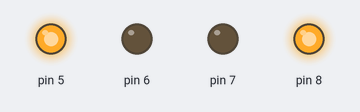
Recording of a sketch running on a simulated Arduino Uno, built with avr-gcc and run on an emulated ATmega328P. On the bench: output pins drawn as LEDs (lit = HIGH).

Above: at 0.5 s.
At 17.5 s:
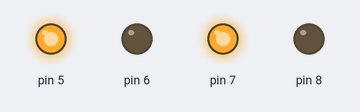
At 25.9 s:
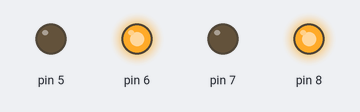
Timing chart, 0 to 36.2 s (numbered marks = the images above):
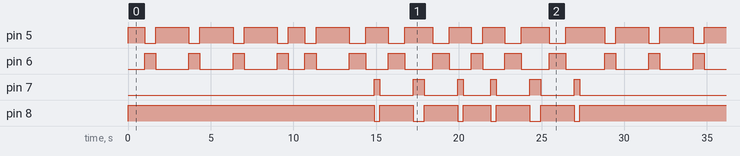

Measured:
- by itself, pin 5, pin 6: moves between LOW and HIGH, repeating every 27.8 s
- by itself, pin 7: repeats every 27.8 s: LOW 2.0 s, HIGH 0.68 s, LOW 2.0 s, HIGH 0.34 s, LOW 1.7 s, HIGH 0.34 s, LOW 2.0 s, HIGH 0.68 s, LOW 2.0 s, HIGH 0.34 s, LOW 15.4 s, HIGH 0.34 s
- by itself, pin 8: repeats every 27.8 s: LOW 0.34 s, HIGH 2.0 s, LOW 0.68 s, HIGH 2.0 s, LOW 0.34 s, HIGH 1.7 s, LOW 0.34 s, HIGH 2.0 s, LOW 0.68 s, HIGH 2.0 s, LOW 0.34 s, HIGH 15.4 s

The sketch:

buggy_shape_tracer.ino
```cpp
void setup() {
  for(int i=5;i<=8;i++)
    pinMode(i,OUTPUT);
}
void forward() {
  digitalWrite(5,HIGH);
  digitalWrite(8,HIGH);
  digitalWrite(6,LOW);
  digitalWrite(7,LOW);
}
void clockwise(float angle) {
  digitalWrite(5,HIGH);
  digitalWrite(8,LOW);
  digitalWrite(6,LOW);
  digitalWrite(7,HIGH);
  delay(int(angle*7.50163));
}
void anticlockwise(float angle) {
  digitalWrite(5,LOW);
  digitalWrite(8,HIGH);
  digitalWrite(6,HIGH);
  digitalWrite(7,LOW);
  delay(int(angle*7.50163));
}

void loop() {
  forward();
  delay(1000);//1

  anticlockwise(90);
  forward();
  delay(2000);//2

  anticlockwise(90);
  forward();
  delay(2000);//3

  anticlockwise(90);
  forward();
  delay(2000);//4

  anticlockwise(90);
  forward();
  delay(1000);//5

  anticlockwise(90);
  forward();
  delay(2000);//6

  anticlockwise(135);
  forward();
  delay(500);//7

  clockwise(45);
  forward();
  delay(500);//8

  anticlockwise(135);
  forward();
  delay(500);//9

  clockwise(90);
  forward();
  delay(500);//10

  anticlockwise(135);
  forward();
  delay(500);//11

  clockwise(45);
  forward();
  delay(500);//12

  anticlockwise(90);
  forward();
  delay(500);//13

  clockwise(45);
  forward();
  delay(500);//14

  anticlockwise(135);
  forward();
  delay(500);//15

  clockwise(90);
  forward();
  delay(500);//16

  anticlockwise(135);
  forward();
  delay(500);//17

  clockwise(45);
  forward();
  delay(500);//18

}
```
